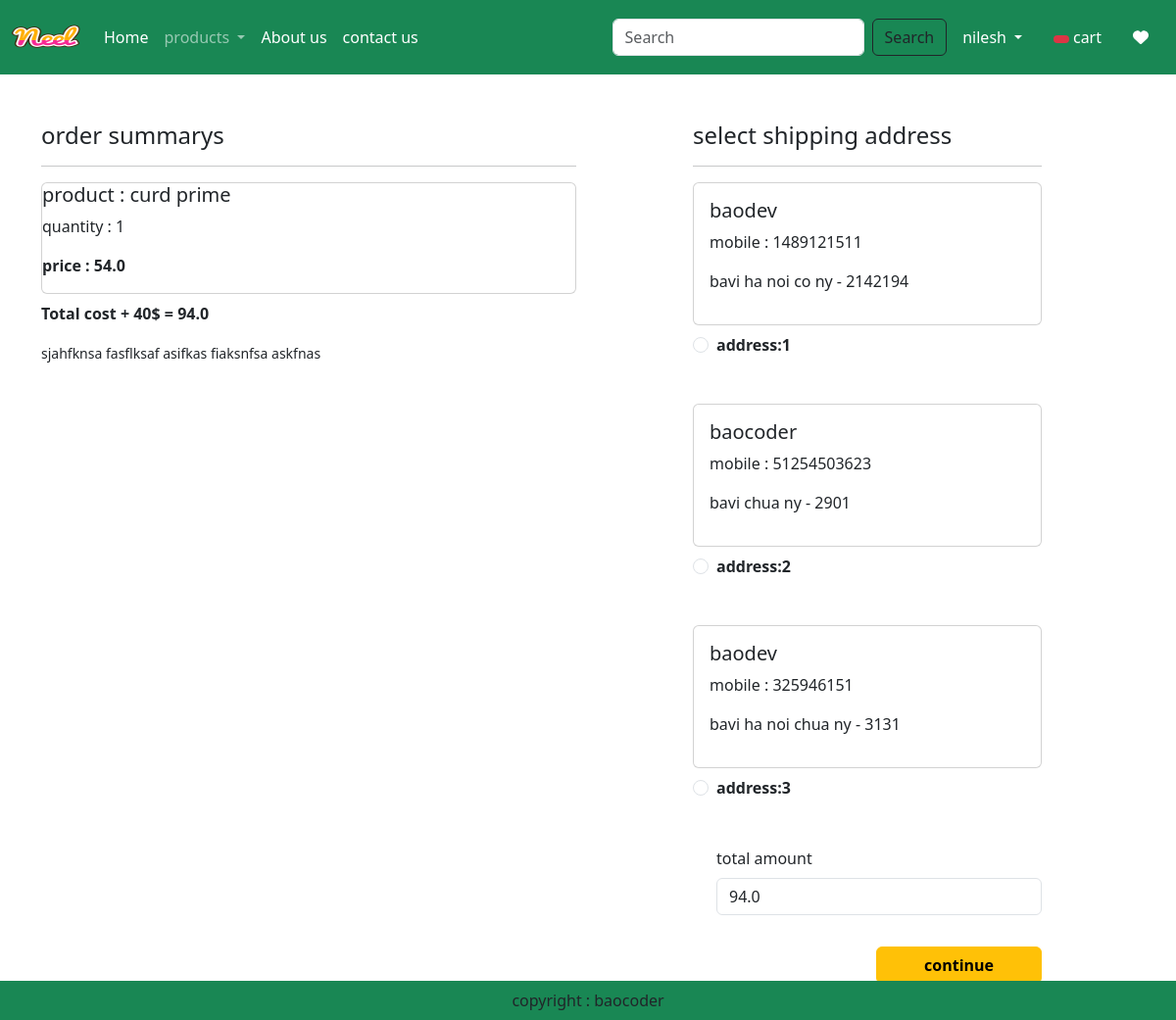
Screenshot of /checkout/ (signed in) with the database file from the repository.
### app/models.py (models this page shows, shortened)
class Cart(models.Model):
    user = models.ForeignKey(User, on_delete=models.CASCADE)
    product = models.ForeignKey(Product,on_delete=models.CASCADE)
    quantity = models.PositiveIntegerField(default=1)

class Product(models.Model):
    title = models.CharField(max_length=100)
    selling_price = models.FloatField()
    discounted_price = models.FloatField()
    description = models.TextField()
    composition = models.TextField(default='')
    prodapp = models.TextField(default='')
    category = models.CharField(choices=CATEGORY_CHOICES,max_length=2)
    product_image = models.ImageField(upload_to='product')

class Customer(models.Model):
    user = models.ForeignKey(User,on_delete=models.CASCADE)
    name = models.CharField(max_length=200)
    locality = models.CharField(max_length=200)
    city = models.CharField(max_length=50)
    mobile = models.IntegerField(default=0)
    zipcode = models.IntegerField()
    state = models.CharField(max_length=200)

### app/views.py (the view)
# urls.py: path("checkout/",views.checkout.as_view(), name="checkout"),
class checkout(View):
    def get(self,request):
        user = request.user
        add = Customer.objects.filter(user=user)
        cart_items = Cart.objects.filter(user=user)
        famount = 0
        for p in cart_items:
            value = p.quantity * p.product.discounted_price
            famount = famount + value
        totalamount = famount + 40
        return render(request,'app/checkout.html',locals())

### app/templates/app/checkout.html (shortened to what this page needs)
{% extends 'app/base.html' %}
{% load static %}
{% block main-content %}
<div class="container">
    <div class="row mt-5">
        <div class="col-sm-6">
            <h4>order summarys </h4>
            <hr>
            {% for item in cart_items %}
                <div class="card mb-2">
                    <div class="catd-body">
                        <h5>product : {{item.product.title}}</h5>
                        <p>quantity : {{item.quantity}}</p>
                        <p class="fw-bold">price : {{item.product.discounted_price}}</p>
                    </div>
                </div>
            {% endfor %}
            <p class="fw-bold">Total cost + 40$ = {{totalamount}}</p>
            <small> sjahfknsa fasflksaf  asifkas fiaksnfsa askfnas </small>
        </div>
        <div class="col-sm-4 offset-sm-1">
            <h4>select shipping address</h4>
            <hr>
            <form action="" method="post" id="myform">
                {% for ad in add %}
                <div class="card">
                    <div class="card-body">
                        <h5>{{ad.name}}</h5>
                        <p>mobile : {{ad.mobile}}</p>
                        <p>{{ad.locality}} {{ad.city}} {{ad.state}} - {{ad.zipcode}}</p>
                    </div>
                </div>
                <div class="form-check mt-2 mb-5">
                    <input type="radio" class="form-check-input" name="custid" id="custadd{{forloop.counter}}" value="{{ad.id}}">
                    <label for="custadd{{forloop.counter}}" class="form-check-label fw-bold">
                        address:{{forloop.counter}}
                    </label>
                </div>
                {% endfor %}
                <div class="form-check mb-3">
                    <label for="totamount" class="form-label">total amount</label>
                    <input type="number" class="form-control" name="totalmount" value={{totalamount}} readonly>
                </div>
                <div class="text-end">
                    <button class="btn btn-warning mt-3 px-5 fw-bold" type="submit">continue</button>
                    <h4>hello</h4>
                </div>
            </form>
        </div>
    </div>
</div>
{% endblock main-content %}

### rows the page displays
Cart: product "curd prime", quantity "1", product.discounted_price "54.0"
Customer: name "baodev", mobile "1489121511", locality "bavi", city "ha noi", state "co ny", zipcode "2142194"
Customer: name "baocoder", mobile "51254503623", locality "bavi", state "chua ny", zipcode "2901"
Customer: name "baodev", mobile "325946151", locality "bavi", city "ha noi", state "chua ny", zipcode "3131"

### other values shown
{{ totalamount }} "94.0"
